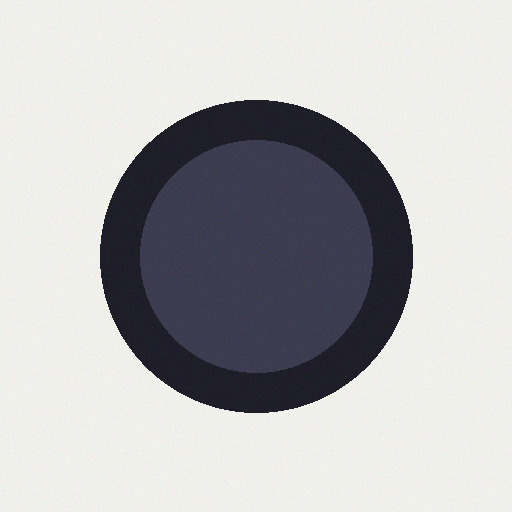
#> input picture golden_dataset/dark_products/000.png, 512 x 512 px
$ python stage-analysis.py ../../../golden_dataset/dark_products
#> lines starting #> are read from the running program, lines starting #| are printed output that depends on the picture
#!/usr/bin/env python3
"""
Stage-by-Stage Runtime ML Pipeline Verification — OPS-72

This script processes all intermediate images saved by DEBUG mode,
computes per-stage quality metrics, and identifies where quality regresses.

Usage:
  python3 stage-analysis.py /path/to/debug-output/run_1234567890_image.jpg/

Output:
  - stage-report.json: All metrics per stage
  - regression-report.json: Identifies first stage where quality drops
"""
import argparse
import json
import os
import sys
from pathlib import Path

import numpy as np
from PIL import Image

# Try to import quality metrics from our Node.js scripts
# If unavailable, compute directly in Python
try:
    from skimage.metrics import structural_similarity as ssim
    from skimage.metrics import peak_signal_noise_ratio as psnr
    SKIMAGE_AVAILABLE = True
except ImportError:
    SKIMAGE_AVAILABLE = False


def to_gray(img_array):
    """Convert RGB array to grayscale."""
    if len(img_array.shape) == 2:
        return img_array
    return 0.299 * img_array[:,:,0] + 0.587 * img_array[:,:,1] + 0.114 * img_array[:,:,2]


def compute_entropy(img_array):
    """Shannon entropy from histogram."""
    gray = to_gray(img_array).astype(np.uint8)
    hist = np.histogram(gray, bins=256, range=(0, 255))[0]
    hist = hist / hist.sum()
    hist = hist[hist > 0]
    return -np.sum(hist * np.log2(hist))


def compute_laplacian_variance(img_array):
    """Laplacian variance (sharpness proxy)."""
    gray = to_gray(img_array)
    lap = np.zeros_like(gray)
    if gray.shape[0] > 2 and gray.shape[1] > 2:
        lap[1:-1, 1:-1] = np.abs(
            -gray[:-2, 1:-1] - gray[2:, 1:-1] - gray[1:-1, :-2] - gray[1:-1, 2:] + 4 * gray[1:-1, 1:-1]
        )
    return float(np.mean(lap)), float(np.std(lap))


def compute_edge_density(img_array, threshold=15):
    """Fraction of pixels with edge activity."""
    gray = to_gray(img_array)
    edges = np.zeros_like(gray)
    if gray.shape[0] > 2 and gray.shape[1] > 2:
        edges[1:-1, 1:-1] = np.abs(
            -gray[:-2, 1:-1] - gray[2:, 1:-1] - gray[1:-1, :-2] - gray[1:-1, 2:] + 4 * gray[1:-1, 1:-1]
        )
    return float(np.mean(edges > threshold) * 100)


def compute_texture_energy(img_array):
    """Sum of squared Laplacian."""
    gray = to_gray(img_array)
    lap = np.zeros_like(gray)
    if gray.shape[0] > 2 and gray.shape[1] > 2:
        lap[1:-1, 1:-1] = np.abs(
            -gray[:-2, 1:-1] - gray[2:, 1:-1] - gray[1:-1, :-2] - gray[1:-1, 2:] + 4 * gray[1:-1, 1:-1]
        )
    return float(np.sum(lap ** 2))


def compute_local_contrast(img_array, block_size=8):
    """Average std dev of 8x8 blocks."""
    gray = to_gray(img_array)
    h, w = gray.shape
    bx, by = w // block_size, h // block_size
    contrasts = []
    for y in range(by):
        for x in range(bx):
            block = gray[y*block_size:(y+1)*block_size, x*block_size:(x+1)*block_size]
            contrasts.append(np.std(block))
    return float(np.mean(contrasts)) if contrasts else 0


def compute_histogram_spread(img_array):
    """Percentage of histogram bins used."""
    gray = to_gray(img_array).astype(np.uint8)
    hist = np.histogram(gray, bins=256, range=(0, 255))[0]
    return float(np.sum(hist > 0) / 256 * 100)


def compute_brightness_contrast(img_array):
    """Mean brightness and std deviation."""
    gray = to_gray(img_array)
    return float(np.mean(gray)), float(np.std(gray))


def analyze_image(image_path):
    """Compute all quality metrics for one image."""
    try:
        img = Image.open(image_path).convert("RGB")
        arr = np.array(img, dtype=np.float32)

        brightness, contrast = compute_brightness_contrast(arr)
        lap_mean, lap_std = compute_laplacian_variance(arr)

        return {
            "filename": os.path.basename(image_path),
            "width": img.width,
            "height": img.height,
            "megapixels": round(img.width * img.height / 1_000_000, 3),
            "file_size": os.path.getsize(image_path),
            "brightness": round(brightness, 2),
            "contrast": round(contrast, 2),
            "entropy": round(compute_entropy(arr), 3),
            "laplacian_mean": round(lap_mean, 2),
            "laplacian_std": round(lap_std, 2),
            "edge_density": round(compute_edge_density(arr), 2),
            "texture_energy": round(compute_texture_energy(arr), 2),
            "local_contrast": round(compute_local_contrast(arr), 2),
            "histogram_spread": round(compute_histogram_spread(arr), 2),
        }
    except Exception as e:
        return {"filename": os.path.basename(image_path), "error": str(e)}


def main():
    parser = argparse.ArgumentParser(description="Stage-by-stage quality analysis")
    parser.add_argument("debug_dir", help="Path to debug output directory")
    parser.add_argument("--output", "-o", default="stage-report.json", help="Output JSON path")
    args = parser.parse_args()

    debug_path = Path(args.debug_dir)
    if not debug_path.exists():
        print(f"Error: Directory {debug_path} does not exist")
        sys.exit(1)

    # Find stage files
    png_files = sorted(debug_path.glob("*.png"))
    print(f"Found {len(png_files)} PNG files in {debug_path}")

    # Analyze each stage
    stages = []
    for f in png_files:
        metrics = analyze_image(str(f))
#> in analyze_image, img is the input picture: PIL image 512x512 RGB; mean R, G, B 183.3, 183.3, 184.3
#> in analyze_image, `brightness, contrast = compute_brightness_contrast(arr)`: brightness = 183.4; contrast = 87.4
#> in compute_laplacian_variance, `lap[1:-1, 1:-1] = np.abs( -gray[:-2, 1:-1] - gray[2:, 1:-1] - gray[1:-..`:
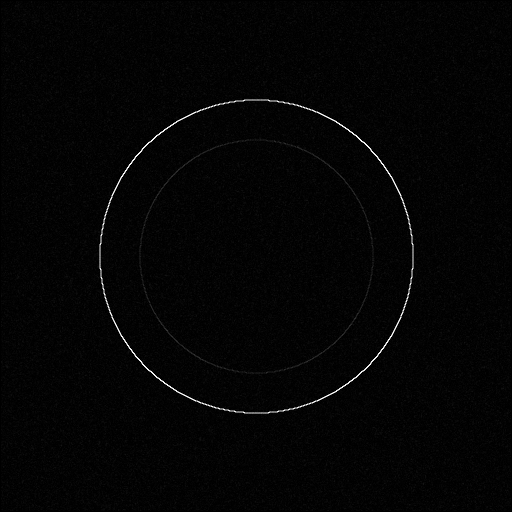
#> lap: shape (512, 512) float32; min 0, max 443.4, mean 8.3; drawn with min black and max white
#> in analyze_image, `lap_mean, lap_std = compute_laplacian_variance(arr)`: lap_mean = 8.27; lap_std = 25.71
#> in compute_entropy, `hist = np.histogram(gray, bins=256, range=(0, 255))[0]`: hist = 256 values, max 45784 at index 239, min 0 at index 0, mean 1024
#> in compute_entropy, `hist = hist / hist.sum()`: hist = 256 values, max 0.175 at index 239, min 0 at index 0, mean 0.00391
#> in compute_entropy, `hist = hist[hist > 0]`: hist = 51 values, max 0.175 at index 42, min 3.81e-06 at index 0, mean 0.0196
#> after the loop in compute_local_contrast, `for y in range(by):`: contrasts = 4096 values, max 104.5 at index 3093, min 1.15 at index 2183, mean 4.6
#> in compute_histogram_spread, `hist = np.histogram(gray, bins=256, range=(0, 255))[0]`: hist = 256 values, max 45784 at index 239, min 0 at index 0, mean 1024
#> metrics = 14 items
        stages.append(metrics)
        status = "✅" if "error" not in metrics else "❌"
#> status = '✅'
#> (the run stopped early here; a loop or call above may not have finished)
